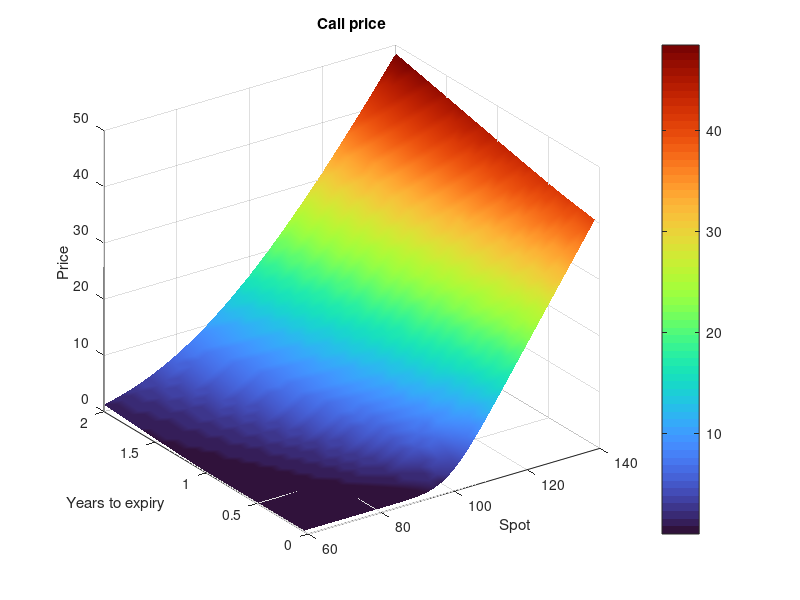

MATLAB code for this plot:
% Black-Scholes call price across spot and time to expiry
K = 100;  r = 0.03;  sigma = 0.25;
[S, T] = meshgrid(60:2:140, 0.05:0.05:2);
C = blsprice(S, K, r, T, sigma);

surf(S, T, C);
shading interp;
colormap('turbo');
colorbar;
title('Call price');
xlabel('Spot');
ylabel('Years to expiry');
zlabel('Price');
view(-35, 28);

fprintf('At the money, one year: %.2f\n', blsprice(100, K, r, 1, sigma));
fprintf('Spot 140, two years: %.2f\n', blsprice(140, K, r, 2, sigma));
